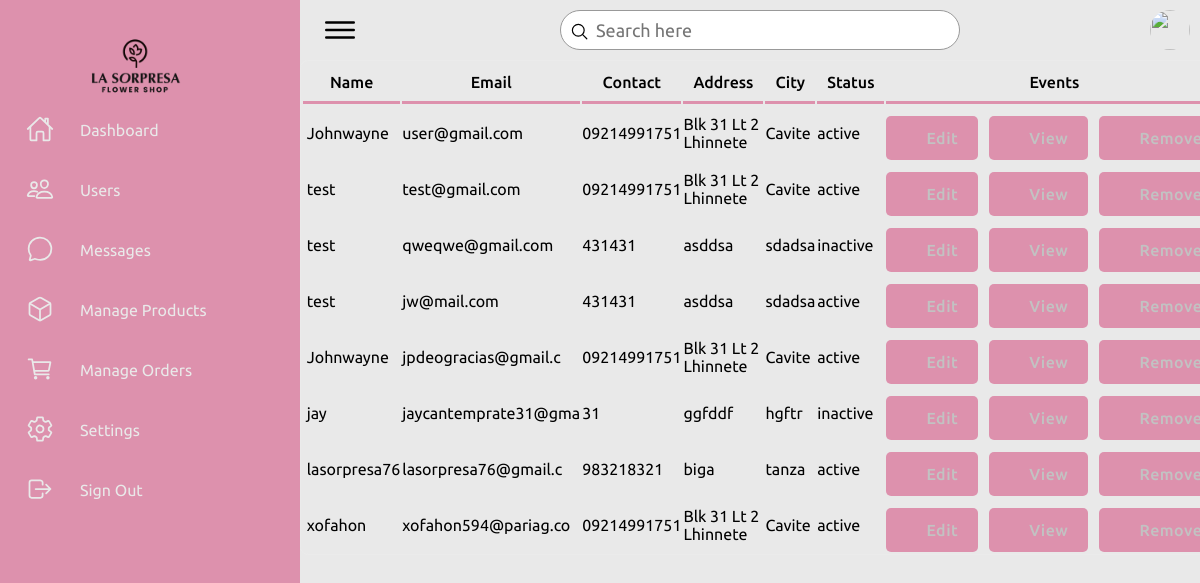
Page /admin/users.php on the earlier database version.
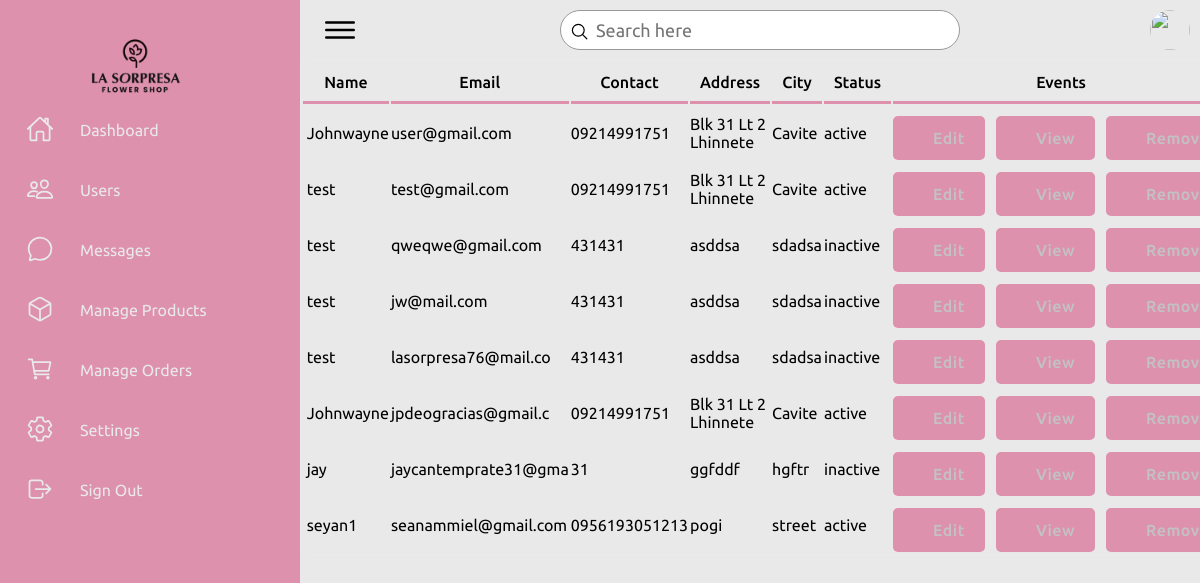
Same page on the later database version.
### tables this page shows
CREATE TABLE `customer` (
  `cust_id` int(11) NOT NULL,
  `cust_name` varchar(255) NOT NULL,
  `cust_email` varchar(255) NOT NULL,
  `cust_phone` varchar(15) NOT NULL,
  `cust_address` text NOT NULL,
  `cust_city` varchar(255) NOT NULL,
  `cust_zip` varchar(10) NOT NULL,
  `cust_s_name` varchar(255) DEFAULT NULL,
  `cust_s_phone` varchar(15) DEFAULT NULL,
  `cust_s_address` text DEFAULT NULL,
  `cust_s_city` varchar(255) DEFAULT NULL,
  `cust_s_zip` varchar(10) DEFAULT NULL,
  `cust_password` varchar(255) NOT NULL,
  `cust_datetime` datetime DEFAULT current_timestamp(),
  `cust_timestamp` timestamp NOT NULL DEFAULT current_timestamp() ON UPDATE current_timestamp(),
  `cust_status` enum('active','inactive','suspended') DEFAULT 'active'
);

### admin/users.php (the view, shortened to what the changed rows need)
<?php
include '../config.php';
$sql = "SELECT * FROM customer";
?>
<!DOCTYPE html>
<html lang="en">
<head>
    <link rel="stylesheet" href="../css/style.css">
    <link rel="stylesheet" href="https://cdnjs.cloudflare.com/ajax/libs/animate.css/4.1.1/animate.min.css"/>
    <link rel="stylesheet" href="https://cdnjs.cloudflare.com/ajax/libs/font-awesome/6.5.2/css/all.min.css">
    <link rel="stylesheet" href="../css/animations.css">
    <link rel="stylesheet" href="../css/admin1.css">
    <link rel="stylesheet" href="../css/admin2.css">
</head>
<body>
    <div class="container">
        <div class="main">
            <tr>
                <td colspan="4">
                    <div class="abc scroll">
                        <table width="93%" class="sub-table scrolldown" border="0">
                            <thead>
                                <tr>
                                    <th class="table-headin">
                                        Name
                                    </th>
                                    <th class="table-headin">
                                        Email
                                    </th>
                                    <th class="table-headin">
                                        Contact
                                    </th>
                                    <th class="table-headin">
                                        Address
                                    </th>
                                    <th class="table-headin">
                                        City
                                    </th>
                                    <th class="table-headin">
                                        Status
                                    </th>
                                    <th class="table-headin">
                                        Events
                                    </th>
                            </thead>
                            <tbody>
                                <?php
                                $result = mysqli_query($conn, $sql);
                                if ($result->num_rows == 0) {
                                    echo '<tr>
                                    <td colspan="4">
                                    <br><br><br><br>
                                    <center>
                                    <br>
                                    <p class="heading-main12" style="margin-left: 45px;font-size:20px;color:rgb(49, 49, 49)">We  couldnt find anything related to your keywords !</p>
                                    <a class="non-style-link" href="users.php"><button  class="login-btn btn-primary-soft btn"  style="display: flex;justify-content: center;align-items: center;margin-left:20px;">&nbsp;  &nbsp;</font></button>
                                    </a>
                                    </center>
                                    <br><br><br><br>
                                    </td>
                                    </tr>';
                                } else {
                                    for ($x = 0; $x < $result->num_rows; $x++) {
                                        $row = $result->fetch_assoc();
                                        $cust_id = $row["cust_id"];
                                        $cust_name = $row["cust_name"];
                                        $cust_email = $row["cust_email"];
                                        $cust_phone = $row["cust_phone"];
                                        $cust_address = $row["cust_address"];
                                        $cust_city = $row["cust_city"];
                                        $cust_status = $row["cust_status"];
                                        echo '<tr>
                                        <td> &nbsp;' .
                                            substr($cust_name, 0, 30)
                                            . '</td>
                                        <td>
                                        ' . substr($cust_email, 0, 20) . '
                                        </td>
                                        <td>
                                        ' . substr($cust_phone, 0, 20) . '
                                        </td>
                                        <td>
                                        ' . substr($cust_address, 0, 20) . '
                                        </td>
                                        <td>
                                        ' . substr($cust_city, 0, 20) . '
                                        </td>
                                        <td>
                                        ' . substr($cust_status, 0, 20) . '
                                        </td>
                                        <td>
                                        <div style="display:flex;justify-content: center;">
                                        <a href="?action=edit&id=' . $cust_id . '&error=0" class="non-style-link"><button  class="btn-primary-soft btn button-icon btn-edit"  style="padding-left: 40px;padding-top: 12px;padding-bottom: 12px;margin-top: 10px;"><font class="tn-in-text">Edit</font></button></a>
                                        &nbsp;&nbsp;&nbsp;
                                        <a href="?action=view&id=' . $cust_id . '" class="non-style-link"><button  class="btn-primary-soft btn button-icon btn-view"  style="padding-left: 40px;padding-top: 12px;padding-bottom: 12px;margin-top: 10px;"><font class="tn-in-text">View</font></button></a>
                                       &nbsp;&nbsp;&nbsp;
                                       <a href="?action=drop&id=' . $cust_id . '&name=' . $cust_name . '" class="non-style-link"><button  class="btn-primary-soft btn button-icon btn-delete"  style="padding-left: 40px;padding-top: 12px;padding-bottom: 12px;margin-top: 10px;"><font class="tn-in-text">Remove</font></button></a>
                                        </div>
                                        </td>
                                    </tr>';
                                    }
                                }
                                ?>
                            </tbody>
                        </table>
                    </div>
                </td>
            </tr>
        </div>
    </div>
</body>
</html>

Differences in the rows shown:
removed customer: cust_name "xofahon", cust_email "xofahon594@pariag.co", cust_phone "09214991751", cust_address "Blk 31 Lt 2 Lhinnete", cust_city "Cavite", cust_status "active"
changed customer "jw@mail.com": cust_status "active" → "inactive"
added customer: cust_name "test", cust_email "lasorpresa76@mail.co", cust_phone "431431", cust_address "asddsa", cust_city "sdadsa", cust_status "inactive"
changed customer: cust_name "lasorpresa76" → "seyan1"; cust_email "lasorpresa76@gmail.c" → "seanammiel@gmail.com"; cust_phone "983218321" → "0956193051213"; cust_address "biga" → "pogi"; cust_city "tanza" → "street"
